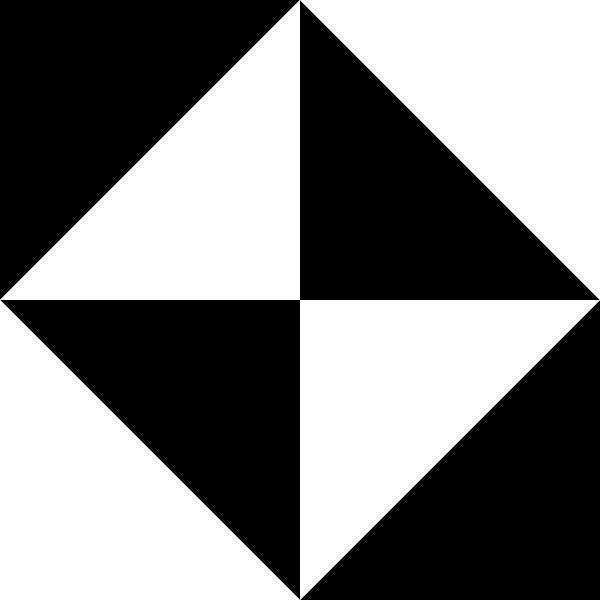
#> input picture test_image.jpg, 600 x 600 px
$ python edge_detection.py
#> lines starting #> are read from the running program, lines starting #| are printed output that depends on the picture; after the words box and inside, x2 and y2 are one past the last pixel; in counts of white or black regions, pixels touching at a corner belong together
import cv2
import numpy as np
import matplotlib.pyplot as plt

# Function to perform Otsu's thresholding and edge detection
def perform_edge_detection(image_path, output_path):
    # Load and resize the image
#> called with image_path = 'test_image.jpg', output_path = 'edge_detected.jpg'
    image = cv2.imread(image_path, cv2.IMREAD_GRAYSCALE)
#> image is the input picture: shape (600, 600); min 0, max 255, mean 127.7
    if image is None:
        raise FileNotFoundError("The specified image file could not be loaded. Check the file path.")
    resized_image = cv2.resize(image, (32, 32))
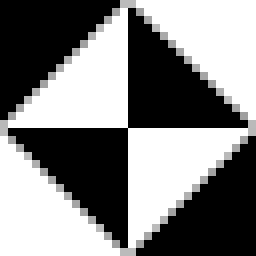
#> resized_image: shape (32, 32) (shown 8 times larger); min 0, max 255, mean 130.2

    # Apply Otsu's Thresholding
    otsu_threshold, binary_image = cv2.threshold(resized_image, 0, 255, cv2.THRESH_BINARY + cv2.THRESH_OTSU)
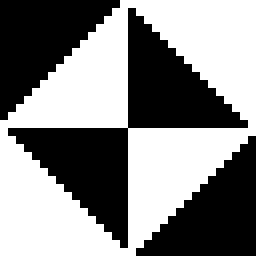
#> binary_image: shape (32, 32) (shown 8 times larger); 53.1% white; 3 black regions, box (x1, y1, x2, y2) and area: (1, 1, 31, 31) 240, (0, 0, 15, 15) 120, (17, 17, 32, 32) 120
#> otsu_threshold = 0

    # Calculate dynamic thresholds for Canny using Otsu's result
    lower_threshold = int(otsu_threshold * 0.5)  # Lower threshold as half of Otsu's threshold
#> lower_threshold = 0
    upper_threshold = int(otsu_threshold * 1.5)  # Upper threshold as 1.5 times Otsu's threshold
#> upper_threshold = 0

    print(f"Otsu Threshold: {otsu_threshold}")
#| Otsu Threshold: 0.0
    print(f"Canny Edge Detection Thresholds -> Lower: {lower_threshold}, Upper: {upper_threshold}")
#| Canny Edge Detection Thresholds -> Lower: 0, Upper: 0

    # Apply Canny Edge Detection using dynamic thresholds
    edges = cv2.Canny(resized_image, lower_threshold, upper_threshold)
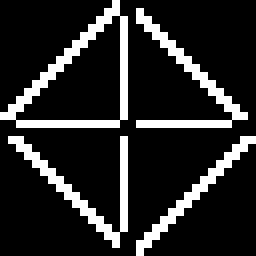
#> edges: shape (32, 32) (shown 8 times larger); 15.8% white in thin lines or dots

    # Save the edge-detected image
    cv2.imwrite(output_path, edges)
    print(f"Edge-detected image saved at: {output_path}")

    # Display the original, binary, and edge-detected images
    plt.figure(figsize=(15, 5))
    plt.subplot(1, 3, 1)
    plt.imshow(resized_image, cmap='gray')
    plt.title("Resized Image (32x32)")
    plt.axis("off")

    plt.subplot(1, 3, 2)
    plt.imshow(binary_image, cmap='gray')
    plt.title("Binary Image (Otsu's Threshold)")
    plt.axis("off")

    plt.subplot(1, 3, 3)
    plt.imshow(edges, cmap='gray')
    plt.title(f"Edges Detected\n(Otsu's Threshold: {otsu_threshold:.2f})")
    plt.axis("off")

    plt.show()
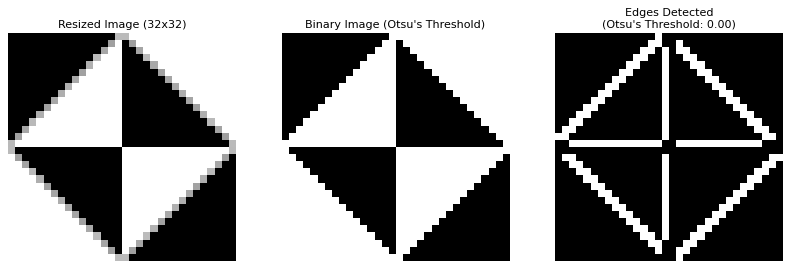
#> figure drawn by matplotlib, 3 panels


# Main execution
if __name__ == "__main__":
    input_image_path = "test_image.jpg"  # Replace with your input image path
    output_edge_path = "edge_detected.jpg"  # Output path for edge-detected image

    perform_edge_detection(input_image_path, output_edge_path)
